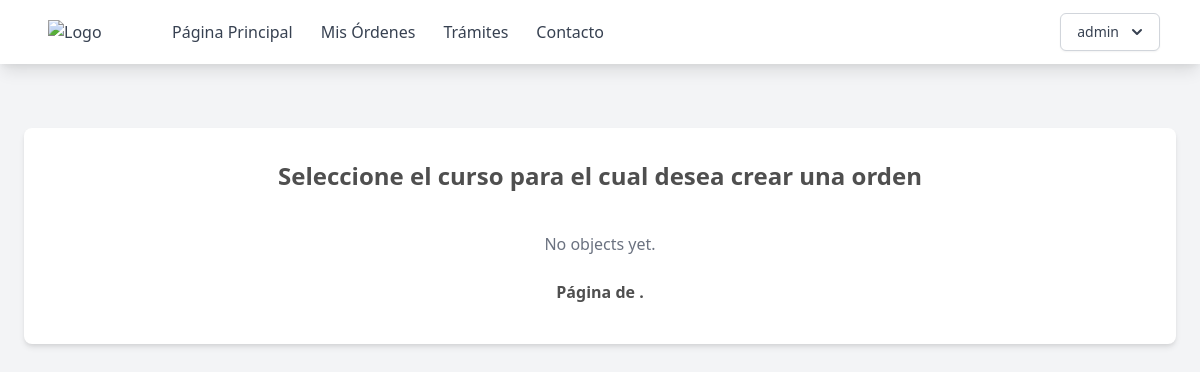
/orden/grupos (signed in), run on an earlier commit of the app's database.
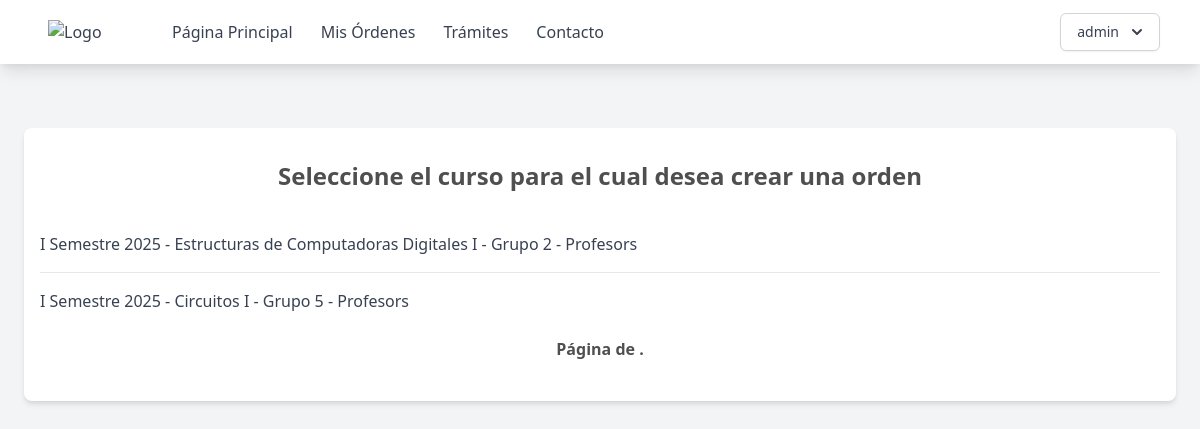
And on a later commit of the database.
### supply_room/models.py (models this page shows, shortened)
class ClassGroups(models.Model):
    number = models.PositiveIntegerField()
    semester = models.CharField(max_length=200)
    professor = models.ForeignKey(
        Users, related_name="group_professor", on_delete=models.PROTECT
    )
    class_id = models.ForeignKey(Class, on_delete=models.CASCADE)
    student = models.ManyToManyField(
        Users, related_name="group_student", through=Users.groups.through, blank=True
    )

class Class(models.Model):
    name = models.CharField(max_length=200)
    code = models.CharField(max_length=200)

class Users(AbstractUser):
    name = models.CharField(max_length=200)
    email = models.EmailField(unique=True)
    role = models.CharField(max_length=200, choices=ROLE_CHOICES, default="student")
    student_id = models.CharField(max_length=200, null=True)
    username = models.CharField(max_length=50, null=True)
    groups = models.ManyToManyField(
        "ClassGroups", related_name="group_student", blank=True
    )
    orders = models.ManyToManyField("Order", related_name="order_student", blank=True)
    objects = CustomUserManager()
    USERNAME_FIELD = "email"
    REQUIRED_FIELDS = ["name", "role"]
    def __str__(self):
        return f"{self.email}"

### supply_room/views.py (the view)
class OrderGroupList(View):
    def get(self, request, *args, **kwargs):
        print(request.user)
        return render(
            request,
            "page/crear-orden-grupos.html",
            {"object_list": request.user.groups.all()},
        )

### templates/page/crear-orden-grupos.html (shortened to what this page needs)
{% extends "base.html" %} {% block content %}
<div class="max-w-6xl mx-auto px-4 py-8 bg-white rounded-lg shadow-md mt-16">
    <h2 class="text-2xl font-bold mb-6 text-center">Seleccione el curso para el cual desea crear una orden</h2>
    <ul class="divide-y divide-gray-200">
        {% for object in object_list %}
        <li class="py-4">
            <div class="flex justify-between items-center  ">
                <a href="{% url 'crear-orden' pk=object.id %}" class="text-gray-700">{{ object.semester }} - {{ object.class_id.name }} -  Grupo {{ object.number }} - {{object.professor.name}}</a>
            </div>
        </li>
        {% empty %}
        <li class="py-4 text-center text-gray-500">No objects yet.</li>
        {% endfor %}
    </ul>
    <div class="pagination ">
    <div class="step-links flex w-full justify-between items-center p-2">
        <span class="current font-bold mx-4">
            Página {{ page_obj.number }} de {{ page_obj.paginator.num_pages }}.
        </span>
    </div>
</div>
</div>
{% endblock %}

What changed in the data, as far as the page shows it:
added ClassGroups: semester "I Semestre 2025", class_id.name "Estructuras de Computadoras Digitales I", number "2", professor.name "Profesors"
added ClassGroups: semester "I Semestre 2025", class_id.name "Circuitos I", number "5", professor.name "Profesors"
Also different on the page:
text no longer shown: "No objects yet."
